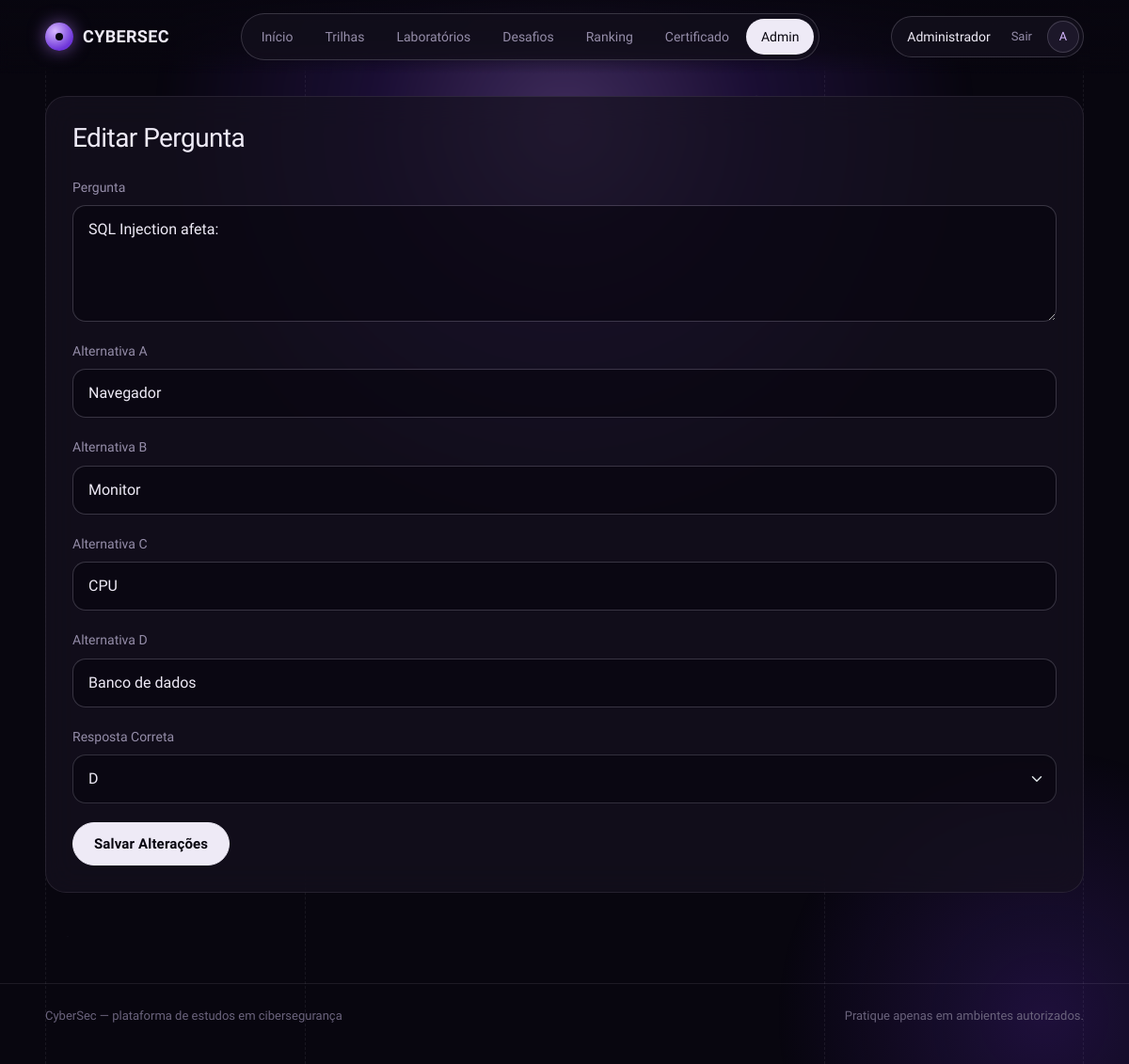
/public/admin/questions/edit?id=30 (signed in), run on the app's committed database.
### tables this page shows
CREATE TABLE `quizzes` (
  `id` int(11) NOT NULL AUTO_INCREMENT,
  `lesson_id` int(11) NOT NULL,
  `question` text NOT NULL,
  `option_a` varchar(255) NOT NULL,
  `option_b` varchar(255) NOT NULL,
  `option_c` varchar(255) NOT NULL,
  `option_d` varchar(255) NOT NULL,
  `correct_option` char(1) NOT NULL,
  PRIMARY KEY (`id`),
  KEY `lesson_id` (`lesson_id`),
  CONSTRAINT `quizzes_ibfk_1` FOREIGN KEY (`lesson_id`) REFERENCES `lessons` (`id`) ON DELETE CASCADE
);

### app/core/Controller.php (called while the page is built, shortened)
<?php
abstract class Controller
{
    protected function view(string $view, array $data = []): void
    {
        extract($data);
       $file = __DIR__ . '/../views/' . $view . '.php';
require_once $file;
    }
}

### app/controllers/QuestionController.php (called while the page is built, shortened)
<?php
class QuestionController extends Controller
{
    private LearningQuestion $questionModel;
    public function __construct()
    {
        $this->questionModel =
            new LearningQuestion();
    }
 public function edit(): void
 {
    $id =
        (int)($_GET['id'] ?? 0);
    $question =
        $this->questionModel
            ->findById($id);
    $this->view(
        'admin/questions/edit',
        [
            'question' => $question
        ]
    );
 }
}

### app/core/Router.php (called while the page is built, shortened)
<?php
class Router
{
    private array $routes = [];
    public function get(string $route, array $action): void
    {
        $this->routes['GET'][$route] = $action;
    }
    public function post(string $route, array $action): void
    {
        $this->routes['POST'][$route] = $action;
    }
    public function dispatch(): void
    {
        $method = $_SERVER['REQUEST_METHOD'];
        $uri = parse_url(
            $_SERVER['REQUEST_URI'],
            PHP_URL_PATH
        );
        $basePath = dirname(
            $_SERVER['SCRIPT_NAME']
        );
        $uri = str_replace($basePath, '', $uri);
        [$controllerName, $methodName] = $this->routes[$method][$uri];
        $controller = new $controllerName();
        $controller->$methodName();
    }
}

### public/index.php (called while the page is built, shortened)
<?php
spl_autoload_register(function ($class) {
    $folders = [
        '../app/core/',
        '../app/controllers/',
        '../app/models/'
    ];
    foreach ($folders as $folder) {
        $file = $folder . $class . '.php';
        if (file_exists($file)) {
            return;
        }
    }
});
$router = new Router();
$router->get('/', ['AuthController', 'login']);
$router->get('/login', ['AuthController', 'login']);
$router->post('/login', ['AuthController', 'authenticate']);
$router->get('/register', ['AuthController', 'register']);
$router->post('/register', ['AuthController', 'store']);
$router->post('/logout', ['AuthController', 'logout']);
$router->get('/certificate', [ 'CertificateController', 'index']);
$router->post('/certificate/generate',
['CertificateController','generate']);
$router->get('/lesson', ['LessonController', 'show']);
$router->post('/lesson/submit',['LessonController', 'submitQuiz']);
$router->get('/dashboard', ['DashboardController', 'index']);
$router->get('/profile', ['ProfileController', 'index']);
$router->post('/profile/update', ['ProfileController', 'update']);
$router->post('/profile/password', ['ProfileController', 'changePassword']);
$router->get('/challenges', ['ChallengeController', 'index']);
$router->get('/challenges/create', ['ChallengeController', 'create']);
$router->post('/challenges/store', ['ChallengeController', 'store']);
$router->get('/challenges/edit', ['ChallengeController', 'edit']);
$router->post('/challenges/update', ['ChallengeController', 'update']);
$router->post('/challenges/delete', ['ChallengeController', 'delete']);
$router->get('/challenge', ['ChallengeController', 'show']);
$router->post('/challenge/submit', ['ChallengeController', 'submitFlag']);
$router->get(
    '/paths',
    ['LearningPathController', 'index']
);
$router->get(
    '/path',
    ['LearningPathController', 'show']
);
$router->get(
    '/labs',
    ['LabController', 'index']
);
$router->get(
    '/lab',
    ['LabController', 'show']
);
$router->post(
    '/lab/submit',
    ['LabController', 'submit']
);
$router->get('/ranking', ['RankingController', 'index']);
$router->get('/admin', ['AdminController', 'dashboard']);
$router->get('/admin/users', ['AdminController', 'users']);
$router->get('/admin/challenges', ['AdminController', 'challenges']);
$router->get(
    '/admin/paths',
    ['AdminController', 'paths']
);
$router->get(
    '/admin/lessons',
    ['AdminController', 'lessons']
);
$router->get(
    '/admin/lessons/create',
    ['AdminController', 'createLesson']
);
$router->post(
    '/admin/lessons/store',
    ['AdminController', 'storeLesson']
);
$router->post(
    '/admin/lessons/delete',
    ['AdminController', 'deleteLesson']
);
$router->get(
    '/admin/questions',
    ['QuestionController', 'index']
);
$router->get(
    '/admin/questions/create',
    ['QuestionController', 'create']
);
$router->post(
    '/admin/questions/store',
    ['QuestionController', 'store']
);
$router->get(
    '/admin/questions/edit',
    ['QuestionController', 'edit']
);
$router->post(
    '/admin/questions/update',
    ['QuestionController', 'update']
);
$router->get(
    '/admin/paths/create',
    ['AdminController', 'createPath']
);
$router->post(
    '/admin/paths/store',
    ['AdminController', 'storePath']
);
$router->post(
    '/admin/paths/delete',
    ['AdminController', 'deletePath']
);
$router->get(
    '/admin/labs',
    ['AdminController', 'labs']
);
$router->get(
    '/admin/labs/create',
    ['AdminController', 'createLab']
);
$router->post(
    '/admin/labs/store',
    ['AdminController', 'storeLab']
);
$router->get(
    '/admin/labs/edit',
    ['AdminController', 'editLab']
);
$router->post(
    '/admin/labs/update',
    ['AdminController', 'updateLab']
);
$router->post(
    '/admin/labs/delete',
    ['AdminController', 'deleteLab']
);
$router->dispatch();

### app/core/Database.php (called while the page is built, shortened)
<?php
class Database
{
    private static ?PDO $instance = null;
    public static function getInstance(): PDO
    {
        if (self::$instance === null) {
            $dsn = "mysql:host=" . DB_HOST . ";dbname=" . DB_NAME . ";charset=utf8mb4";
            self::$instance = new PDO(
                $dsn,
                DB_USER,
                DB_PASS,
                [
                    PDO::ATTR_ERRMODE => PDO::ERRMODE_EXCEPTION,
                    PDO::ATTR_DEFAULT_FETCH_MODE => PDO::FETCH_ASSOC,
                    PDO::ATTR_EMULATE_PREPARES => false
                ]
            );
        }
        return self::$instance;
    }
}

### app/core/Model.php (called while the page is built, shortened)
<?php
abstract class Model
{
    public function __construct()
    {
        $this->db = Database::getInstance();
    }
}

### app/models/LearningQuestion.php (called while the page is built, shortened)
<?php
class LearningQuestion extends Model
{
  public function findById(
    int $id
 ): ?array {
    $sql = "
        SELECT *
        FROM quizzes
        WHERE id = :id
        LIMIT 1
    ";
    $stmt = $this->db->prepare($sql);
    $stmt->execute([
        ':id' => $id
    ]);
    return $stmt->fetch() ?: null;
 }
}

### app/views/admin/questions/edit.php (the view, shortened to what this page needs)
<?php
require_once __DIR__ . '/../../layouts/header.php';
?>
<div class="main-content">
<div class="card">
<div class="card-body">
<h2 class="mb-4">
Editar Pergunta
</h2>
<form
method="POST"
action="<?= BASE_URL ?>/admin/questions/update">
<div class="mb-3">
<label>Pergunta</label>
<textarea
name="question"
class="form-control"
rows="4"
required><?= htmlspecialchars($question['question']) ?></textarea>
</div>
<div class="mb-3">
<label>Alternativa A</label>
<input
type="text"
name="option_a"
value="<?= htmlspecialchars($question['option_a']) ?>"
class="form-control"
required>
</div>
<div class="mb-3">
<label>Alternativa B</label>
<input
type="text"
name="option_b"
value="<?= htmlspecialchars($question['option_b']) ?>"
class="form-control"
required>
</div>
<div class="mb-3">
<label>Alternativa C</label>
<input
type="text"
name="option_c"
value="<?= htmlspecialchars($question['option_c']) ?>"
class="form-control"
required>
</div>
<div class="mb-3">
<label>Alternativa D</label>
<input
type="text"
name="option_d"
value="<?= htmlspecialchars($question['option_d']) ?>"
class="form-control"
required>
</div>
<div class="mb-3">
<label>Resposta Correta</label>
<select
name="correct_option"
class="form-select">
<option value="D" <?= $question['correct_option']=='D' ? 'selected' : '' ?>>D</option>
</select>
</div>
<button
type="submit"
class="btn btn-success">
Salvar Alterações
</button>
</form>
</div>
</div>
</div>
<?php
require_once __DIR__ . '/../../layouts/footer.php';
?>

### public/assets/css/style.css (style rules this page uses)
:root { --void: #08060F; --dusk: #15111F; --dusk-2: #1C1729; --orchid: #B67CFF; --orchid-soft: #D6B8FF; --ultraviolet: #6E35D9; --mist: #EEEAF6; --ash: #958DA9; --ash-dim: #6A637C; --mint: #5BE3B0; --amber: #F5C46B; --ember: #FF6B8B; --line: rgba(238, 234, 246, .09); --line-strong: rgba(238, 234, 246, .18); --glass: rgba(21, 17, 31, .72); --font-display: 'Bricolage Grotesque', 'Segoe UI', system-ui, sans-serif; --font-body: 'Hanken Grotesk', 'Segoe UI', system-ui, sans-serif; --font-mono: 'Geist Mono', ui-monospace, Consolas, monospace; --r-panel: 22px; --r-field: 14px; --gutter: clamp(16px, 4vw, 48px); --nav-h: 76px; --bs-body-bg: var(--void); --bs-body-color: var(--mist); --bs-body-font-family: var(--font-body); --bs-border-color: var(--line); --bs-secondary-color: var(--ash); --bs-emphasis-color: var(--mist); --bs-link-color: var(--orchid); --bs-link-hover-color: var(--orchid-soft); --bs-link-color-rgb: 182, 124, 255; --bs-primary-rgb: 182, 124, 255; --bs-success-rgb: 91, 227, 176; --bs-warning-rgb: 245, 196, 107; --bs-danger-rgb: 255, 107, 139; --bs-info-rgb: 182, 124, 255; --bs-secondary-rgb: 149, 141, 169; }
html { color-scheme: dark; }
body { background: var(--void); color: var(--mist); font-family: var(--font-body); font-size: 1rem; line-height: 1.6; min-height: 100vh; -webkit-font-smoothing: antialiased; overflow-x: hidden; }
h1, h2, h3, h4, h5, h6 { font-family: var(--font-display); color: var(--mist); font-weight: 600; letter-spacing: -.02em; line-height: 1.15; }
.main-content, body > .container, body > .container-fluid { max-width: 1320px; margin: 0 auto !important; padding: 24px var(--gutter) 96px; background: transparent !important; }
.panel, .card { --bs-card-bg: var(--glass); --bs-card-border-color: var(--line); --bs-card-color: var(--mist); --bs-card-cap-bg: transparent; --bs-card-border-radius: var(--r-panel); --bs-card-inner-border-radius: var(--r-panel); background: var(--glass); border: 1px solid var(--line); border-radius: var(--r-panel); color: var(--mist); backdrop-filter: blur(16px); box-shadow: none; }
.card-body { padding: 28px; }
.btn { --bs-btn-border-radius: 999px; --bs-btn-padding-x: 22px; --bs-btn-padding-y: 11px; --bs-btn-font-weight: 600; --bs-btn-font-size: .9375rem; font-family: var(--font-body); letter-spacing: .01em; white-space: nowrap; transition: background-color .2s, color .2s, border-color .2s, box-shadow .2s; }
.btn-primary, .btn-success { --bs-btn-bg: var(--mist); --bs-btn-color: var(--void); --bs-btn-border-color: var(--mist); --bs-btn-hover-bg: var(--orchid); --bs-btn-hover-color: var(--void); --bs-btn-hover-border-color: var(--orchid); --bs-btn-active-bg: var(--orchid-soft); --bs-btn-active-color: var(--void); --bs-btn-active-border-color: var(--orchid-soft); --bs-btn-disabled-bg: var(--dusk-2); --bs-btn-disabled-color: var(--ash); --bs-btn-disabled-border-color: var(--line); }
label, .form-label { display: block; margin-bottom: 8px; font-size: .875rem; font-weight: 500; color: var(--ash); }
.form-control, .form-select, textarea { background-color: rgba(8, 6, 15, .6) !important; border: 1px solid var(--line-strong) !important; border-radius: var(--r-field) !important; color: var(--mist) !important; padding: 13px 16px; font-size: 1rem; transition: border-color .2s, box-shadow .2s; }
.form-control::placeholder { color: var(--ash-dim); }
.main-content form .mb-3 { margin-bottom: 20px !important; }
.card-body > h2 { font-size: 1.75rem; font-weight: 400; }

### data on the page
quizzes: question "SQL Injection afeta:", option_a "Navegador", option_b "Monitor", option_c "CPU", option_d "Banco de dados", correct_option "D"

### other printed values
$label "Início"
$label "Trilhas"
$label "Laboratórios"
$label "Desafios"
$label "Ranking"
$label "Certificado"
$label "Admin"
$__user['name'] "Administrador"
$__initials "A"
